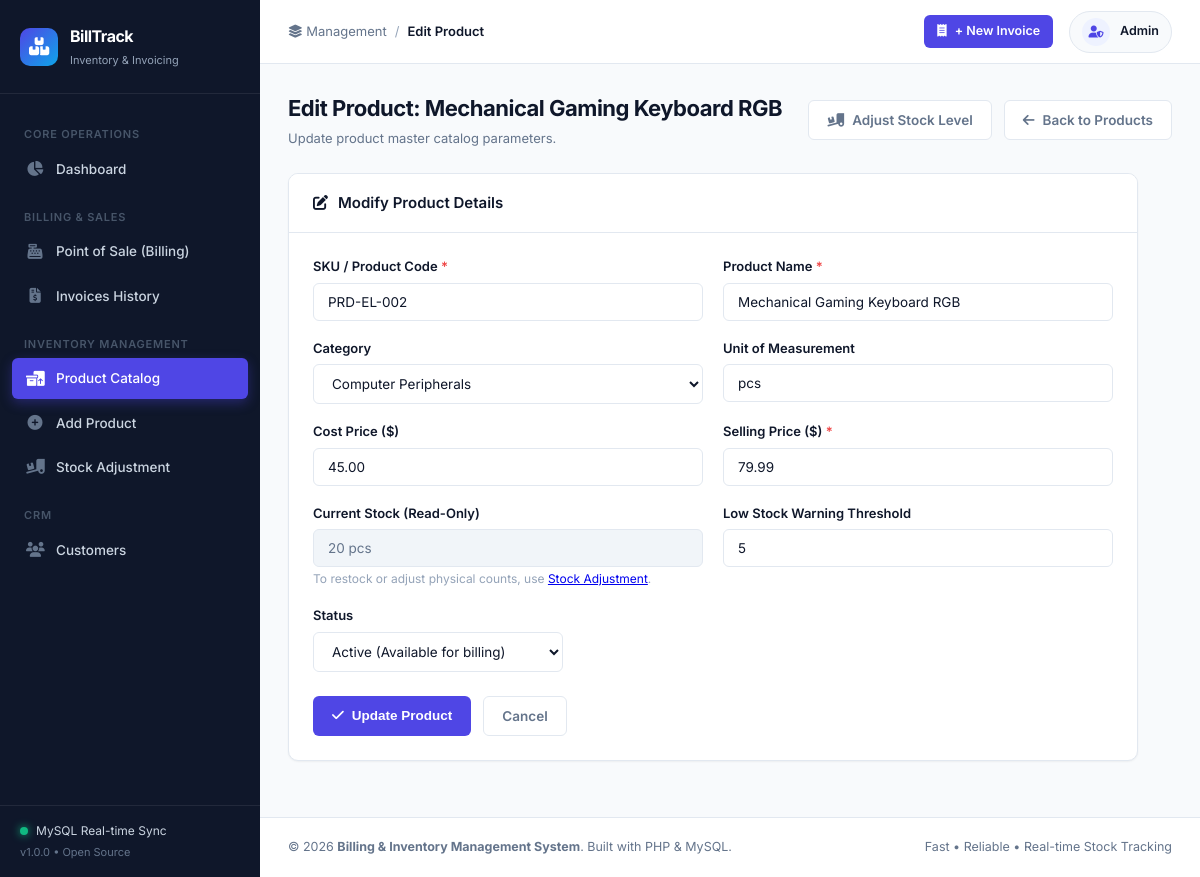
Screenshot of /product_edit.php?id=2 with the database file from the repository.
### tables this page shows
CREATE TABLE `products` (
    `id` INT AUTO_INCREMENT PRIMARY KEY,
    `sku` VARCHAR(50) NOT NULL UNIQUE,
    `name` VARCHAR(150) NOT NULL,
    `category_id` INT NULL,
    `cost_price` DECIMAL(10,2) NOT NULL DEFAULT 0.00,
    `selling_price` DECIMAL(10,2) NOT NULL DEFAULT 0.00,
    `current_stock` INT NOT NULL DEFAULT 0,
    `min_stock_alert` INT NOT NULL DEFAULT 5,
    `unit` VARCHAR(20) NOT NULL DEFAULT 'pcs',
    `status` ENUM('active', 'inactive') NOT NULL DEFAULT 'active',
    `created_at` TIMESTAMP DEFAULT CURRENT_TIMESTAMP,
    `updated_at` TIMESTAMP DEFAULT CURRENT_TIMESTAMP ON UPDATE CURRENT_TIMESTAMP,
    INDEX `idx_product_sku` (`sku`),
    INDEX `idx_product_category` (`category_id`),
    CONSTRAINT `fk_product_category` FOREIGN KEY (`category_id`) 
        REFERENCES `categories` (`id`) ON DELETE SET NULL ON UPDATE CASCADE
);

CREATE TABLE `categories` (
    `id` INT AUTO_INCREMENT PRIMARY KEY,
    `name` VARCHAR(100) NOT NULL,
    `description` VARCHAR(255) NULL,
    `created_at` TIMESTAMP DEFAULT CURRENT_TIMESTAMP
);

### includes/functions.php (called while the page is built, shortened)
<?php
function e($string) {
    return htmlspecialchars((string)$string, ENT_QUOTES, 'UTF-8');
}

### product_edit.php (the view, shortened to what this page needs)
<?php
require_once __DIR__ . '/includes/header.php';
$productId = isset($_GET['id']) ? (int)$_GET['id'] : 0;
$stmt = $pdo->prepare("SELECT * FROM products WHERE id = ?");
$stmt->execute([$productId]);
$product = $stmt->fetch();
$categories = $pdo->query("SELECT * FROM categories ORDER BY name ASC")->fetchAll();
?>
<div class="page-header">
    <div class="page-title">
        <h1>Edit Product: <?= e($product['name']) ?></h1>
        <p>Update product master catalog parameters.</p>
    </div>
    <div class="page-actions">
        <a href="stock_adjust.php?product_id=<?= (int)$product['id'] ?>" class="btn btn-outline">
            <i class="fa-solid fa-truck-ramp-box"></i> Adjust Stock Level
        </a>
        <a href="products.php" class="btn btn-outline">
            <i class="fa-solid fa-arrow-left"></i> Back to Products
        </a>
    </div>
</div>
<div class="card" style="max-width: 850px;">
    <div class="card-header">
        <h3><i class="fa-solid fa-pen-to-square"></i> Modify Product Details</h3>
    </div>
    <div class="card-body">
        <form method="POST" action="product_edit.php?id=<?= (int)$product['id'] ?>">
            <div class="form-grid">
                <div class="form-group">
                    <label>SKU / Product Code <span class="required">*</span></label>
                    <input type="text" name="sku" class="form-control" value="<?= e($_POST['sku'] ?? $product['sku']) ?>" required>
                </div>
                <div class="form-group">
                    <label>Product Name <span class="required">*</span></label>
                    <input type="text" name="name" class="form-control" value="<?= e($_POST['name'] ?? $product['name']) ?>" required>
                </div>
            </div>
            <div class="form-grid">
                <div class="form-group">
                    <label>Category</label>
                    <select name="category_id" class="form-control">
                        <?php foreach ($categories as $cat): ?>
                            <option value="<?= (int)$cat['id'] ?>" <?= ((isset($_POST['category_id']) ? (int)$_POST['category_id'] : (int)$product['category_id']) === (int)$cat['id']) ? 'selected' : '' ?>>
                                <?= e($cat['name']) ?>
                            </option>
                        <?php endforeach; ?>
                    </select>
                </div>
                <div class="form-group">
                    <label>Unit of Measurement</label>
                    <input type="text" name="unit" class="form-control" value="<?= e($_POST['unit'] ?? $product['unit']) ?>">
                </div>
            </div>
            <div class="form-grid">
                <div class="form-group">
                    <label>Cost Price ($)</label>
                    <input type="number" step="0.01" min="0" name="cost_price" class="form-control" value="<?= e($_POST['cost_price'] ?? $product['cost_price']) ?>">
                </div>
                <div class="form-group">
                    <label>Selling Price ($) <span class="required">*</span></label>
                    <input type="number" step="0.01" min="0" name="selling_price" class="form-control" value="<?= e($_POST['selling_price'] ?? $product['selling_price']) ?>" required>
                </div>
            </div>
            <div class="form-grid">
                <div class="form-group">
                    <label>Current Stock (Read-Only)</label>
                    <input type="text" class="form-control" value="<?= (int)$product['current_stock'] ?> <?= e($product['unit']) ?>" readonly>
                    <small class="form-text">To restock or adjust physical counts, use <a href="stock_adjust.php?product_id=<?= (int)$product['id'] ?>">Stock Adjustment</a>.</small>
                </div>
                <div class="form-group">
                    <label>Low Stock Warning Threshold</label>
                    <input type="number" min="0" name="min_stock_alert" class="form-control" value="<?= e($_POST['min_stock_alert'] ?? $product['min_stock_alert']) ?>">
                </div>
            </div>
            <div class="form-group">
                <label>Status</label>
                <select name="status" class="form-control" style="max-width: 250px;">
                    <option value="active" <?= ((isset($_POST['status']) ? $_POST['status'] : $product['status']) === 'active') ? 'selected' : '' ?>>Active (Available for billing)</option>
                </select>
            </div>
            <div style="margin-top: 24px; display: flex; gap: 12px;">
                <button type="submit" class="btn btn-primary">
                    <i class="fa-solid fa-check"></i> Update Product
                </button>
                <a href="products.php" class="btn btn-outline">Cancel</a>
            </div>
        </form>
    </div>
</div>
<?php require_once __DIR__ . '/includes/footer.php'; ?>

### assets/css/style.css (style rules this page uses)
:root { --primary: #4f46e5; --primary-hover: #4338ca; --primary-light: #eef2ff; --secondary: #0ea5e9; --success: #10b981; --success-light: #ecfdf5; --warning: #f59e0b; --warning-light: #fffbeb; --danger: #ef4444; --danger-light: #fef2f2; --info: #3b82f6; --info-light: #eff6ff; --bg-main: #f8fafc; --bg-card: #ffffff; --border-color: #e2e8f0; --text-primary: #0f172a; --text-secondary: #64748b; --text-muted: #94a3b8; --sidebar-bg: #0f172a; --sidebar-text: #94a3b8; --sidebar-hover: #1e293b; --sidebar-active: #4f46e5; --sidebar-width: 260px; --radius-sm: 6px; --radius-md: 10px; --radius-lg: 14px; --shadow-sm: 0 1px 2px 0 rgba(0, 0, 0, 0.05); --shadow-md: 0 4px 6px -1px rgba(0, 0, 0, 0.1), 0 2px 4px -1px rgba(0, 0, 0, 0.06); --shadow-lg: 0 10px 15px -3px rgba(0, 0, 0, 0.1), 0 4px 6px -2px rgba(0, 0, 0, 0.05); --transition: all 0.2s cubic-bezier(0.4, 0, 0.2, 1); }
* { box-sizing: border-box; margin: 0; padding: 0; }
body { font-family: 'Inter', -apple-system, BlinkMacSystemFont, "Segoe UI", Roboto, sans-serif; background-color: var(--bg-main); color: var(--text-primary); line-height: 1.5; font-size: 14px; -webkit-font-smoothing: antialiased; }
.page-header { display: flex; align-items: center; justify-content: space-between; margin-bottom: 24px; flex-wrap: wrap; gap: 16px; }
.page-title h1 { font-size: 22px; font-weight: 700; color: var(--text-primary); letter-spacing: -0.5px; }
.page-title p { color: var(--text-secondary); font-size: 13px; margin-top: 4px; }
.page-actions { display: flex; gap: 12px; }
.btn { display: inline-flex; align-items: center; justify-content: center; gap: 8px; padding: 9px 18px; border-radius: var(--radius-sm); font-size: 13.5px; font-weight: 600; text-decoration: none; border: 1px solid transparent; cursor: pointer; transition: var(--transition); }
.btn-primary { background-color: var(--primary); color: #fff; }
.btn-outline { background-color: #fff; border-color: var(--border-color); color: var(--text-secondary); }
.card { background: var(--bg-card); border: 1px solid var(--border-color); border-radius: var(--radius-md); box-shadow: var(--shadow-sm); margin-bottom: 28px; overflow: hidden; }
.card-header { padding: 18px 24px; border-bottom: 1px solid var(--border-color); display: flex; align-items: center; justify-content: space-between; background-color: #ffffff; }
.card-header h3 { font-size: 15px; font-weight: 600; color: var(--text-primary); display: flex; align-items: center; gap: 10px; }
.card-body { padding: 24px; }
.form-grid { display: grid; grid-template-columns: repeat(auto-fit, minmax(260px, 1fr)); gap: 20px; }
.form-group { margin-bottom: 18px; }
.form-group label { display: block; margin-bottom: 6px; font-size: 13px; font-weight: 600; color: var(--text-primary); }
.form-group label .required { color: var(--danger); }
.form-control { width: 100%; padding: 10px 14px; border: 1px solid var(--border-color); border-radius: var(--radius-sm); font-family: inherit; font-size: 13.5px; color: var(--text-primary); background-color: #ffffff; transition: var(--transition); }
.form-control[readonly], .form-control:disabled { background-color: #f1f5f9; color: #64748b; cursor: not-allowed; }
.form-text { font-size: 12px; color: var(--text-muted); margin-top: 4px; }

### rows the page displays
products: name "Mechanical Gaming Keyboard RGB", sku "PRD-EL-002", category_id "Computer Peripherals", unit "pcs", cost_price "45.00", selling_price "79.99", current_stock+unit "20 pcs", min_stock_alert "5", status "Active (Available for billing)"

### other values shown
$page_title "Edit Product"
